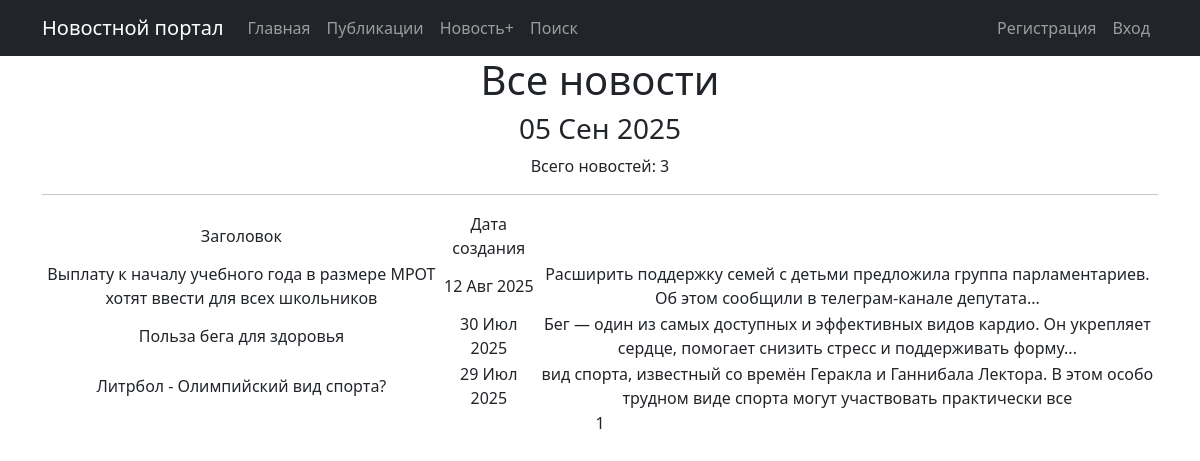
Page /post/ on the earlier database version.
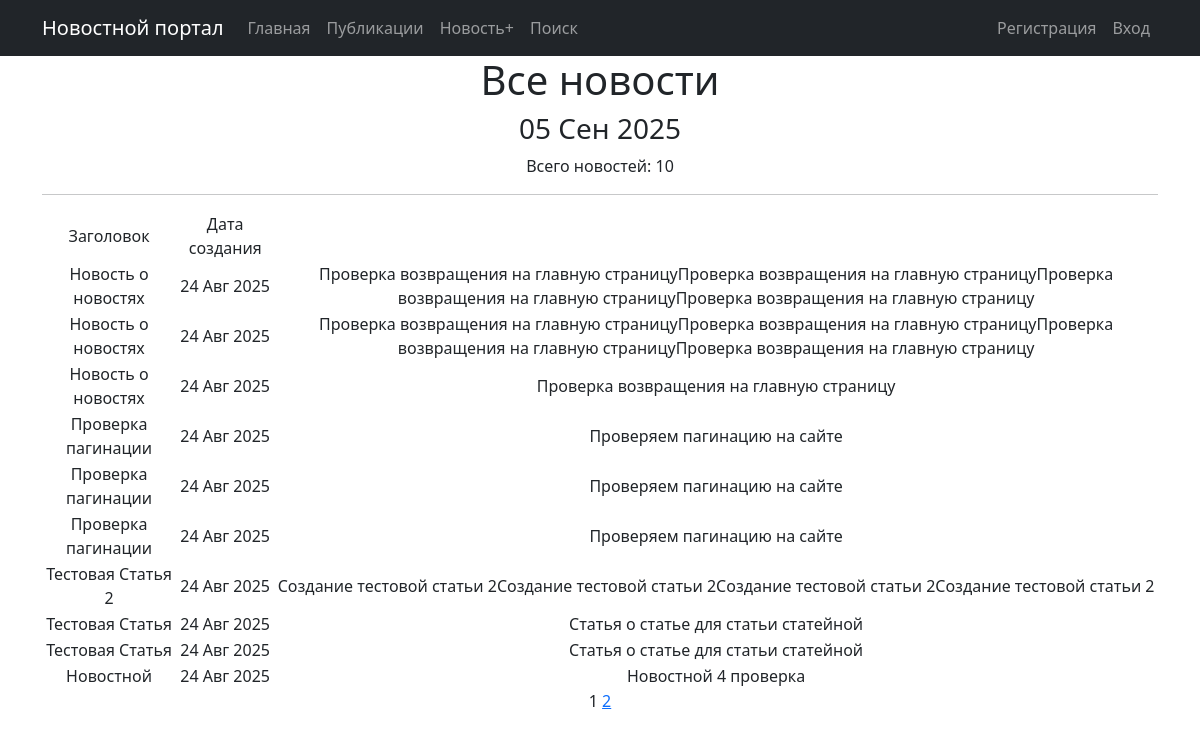
Same page on the later database version.
### news/models.py (models this page shows, shortened)
class Post(models.Model):
    NEWS = 'NW'
    ARTICLE = 'AR'
    POST_TYPE_CHOICES = [(NEWS, 'Новость'),(ARTICLE, 'Статья')]
    author = models.ForeignKey(Author, on_delete=models.CASCADE, related_name="posts")
    created_at = models.DateTimeField(auto_now_add=True)
    categories = models.ManyToManyField("Category", through='PostCategory')
    title = models.CharField(max_length=255)
    post_type = models.CharField(max_length=2, choices=POST_TYPE_CHOICES)
    content = models.TextField()
    rating = models.IntegerField(default= 0)

### news/views.py (the view)
# urls.py: path('', NewsList.as_view(), name= 'post_list'),
class NewsList(ListView):
    model = Post
    ordering = '-created_at'
    template_name = 'posts.html'
    context_object_name = 'posts'
    paginate_by = 10
    def get_queryset(self):
        queryset = super().get_queryset()
        self.filterset = PostsFilter(self.request.GET, queryset)
        return self.filterset.qs
    def get_context_data(self, **kwargs):
        context = super().get_context_data(**kwargs)
        context['time_now'] = datetime.utcnow()
        context['next_news'] = None
        context['filterset'] = self.filterset
        return context

### news/templatetags/custom_tags.py (called while the page is built)
@register.simple_tag(takes_context=True)
def url_replace(context, **kwargs):
   d = context['request'].GET.copy()
   for k, v in kwargs.items():
       d[k] = v
   return d.urlencode()

### templates/posts.html (shortened to what this page needs)
{% extends 'flatpages/default.html' %}
{% load custom_filters %}
{% load custom_tags %}
{% block content %}
    <h1>Все новости</h1>
    <h3>{{ time_now|date:'d M Y' }}</h3>
    <p> Всего новостей: {{posts|length}} </p>
    <hr>
        {% if posts%}
            <table>
                <tr>
                    <td>Заголовок</td>
                    <td>Дата создания</td>
                </tr>
                {% for post in posts%}
                <tr>
                    <td>{{ post.title }}</td>
                    <td>{{ post.created_at|date:"d M Y" }}</td>
                    <td>{{ post.content|truncatewords:20 }}</td>
                </tr>
                {% endfor %}
            </table>
        {%else%}
            <h2>Новостей нет!</h2>
        {%endif%}
   {{ page_obj.number }}
   {% if page_obj.has_next %}
       <a href="?{% url_replace page=page_obj.next_page_number %}">{{ page_obj.next_page_number }}</a>
   {% endif %}
{% endblock content %}

Differences in the rows shown:
no longer on this page (row edited): Post: title "Выплату к началу учебного года в размере МРОТ хотят ввести для всех школьников", created_at "12 Авг 2025", content "Расширить поддержку семей с детьми предложила группа парламентариев. Об этом сообщили в телеграм-канале депутата..."
no longer on this page (row edited): Post: title "Польза бега для здоровья", created_at "30 Июл 2025", content "Бег — один из самых доступных и эффективных видов кардио. Он укрепляет сердце, помогает снизить стресс и поддерживать форму..."
no longer on this page (row edited): Post: title "Литрбол - Олимпийский вид спорта?", created_at "29 Июл 2025", content "вид спорта, известный со времён Геракла и Ганнибала Лектора. В этом особо трудном виде спорта могут участвовать практически все"
added Post: title "Новость о новостях", created_at "24 Авг 2025", content "Проверка возвращения на главную страницуПроверка возвращения на главную страницуПроверка возвращения на главную страницуПроверка возвращения на главную страницу"
added Post: title "Новость о новостях", created_at "24 Авг 2025", content "Проверка возвращения на главную страницуПроверка возвращения на главную страницуПроверка возвращения на главную страницуПроверка возвращения на главную страницу"
added Post: title "Новость о новостях", created_at "24 Авг 2025", content "Проверка возвращения на главную страницу"
added Post: title "Проверка пагинации", created_at "24 Авг 2025", content "Проверяем пагинацию на сайте"
added Post: title "Проверка пагинации", created_at "24 Авг 2025", content "Проверяем пагинацию на сайте"
added Post: title "Проверка пагинации", created_at "24 Авг 2025", content "Проверяем пагинацию на сайте"
added Post: title "Тестовая Статья 2", created_at "24 Авг 2025", content "Создание тестовой статьи 2Создание тестовой статьи 2Создание тестовой статьи 2Создание тестовой статьи 2"
added Post: title "Тестовая Статья", created_at "24 Авг 2025", content "Статья о статье для статьи статейной"
added Post: title "Тестовая Статья", created_at "24 Авг 2025", content "Статья о статье для статьи статейной"
added Post: title "Новостной", created_at "24 Авг 2025", content "Новостной 4 проверка"
Other differences:
{{ posts|length }}: "3" → "10"
{{ page_obj.next_page_number }}: (not shown) → "2"
